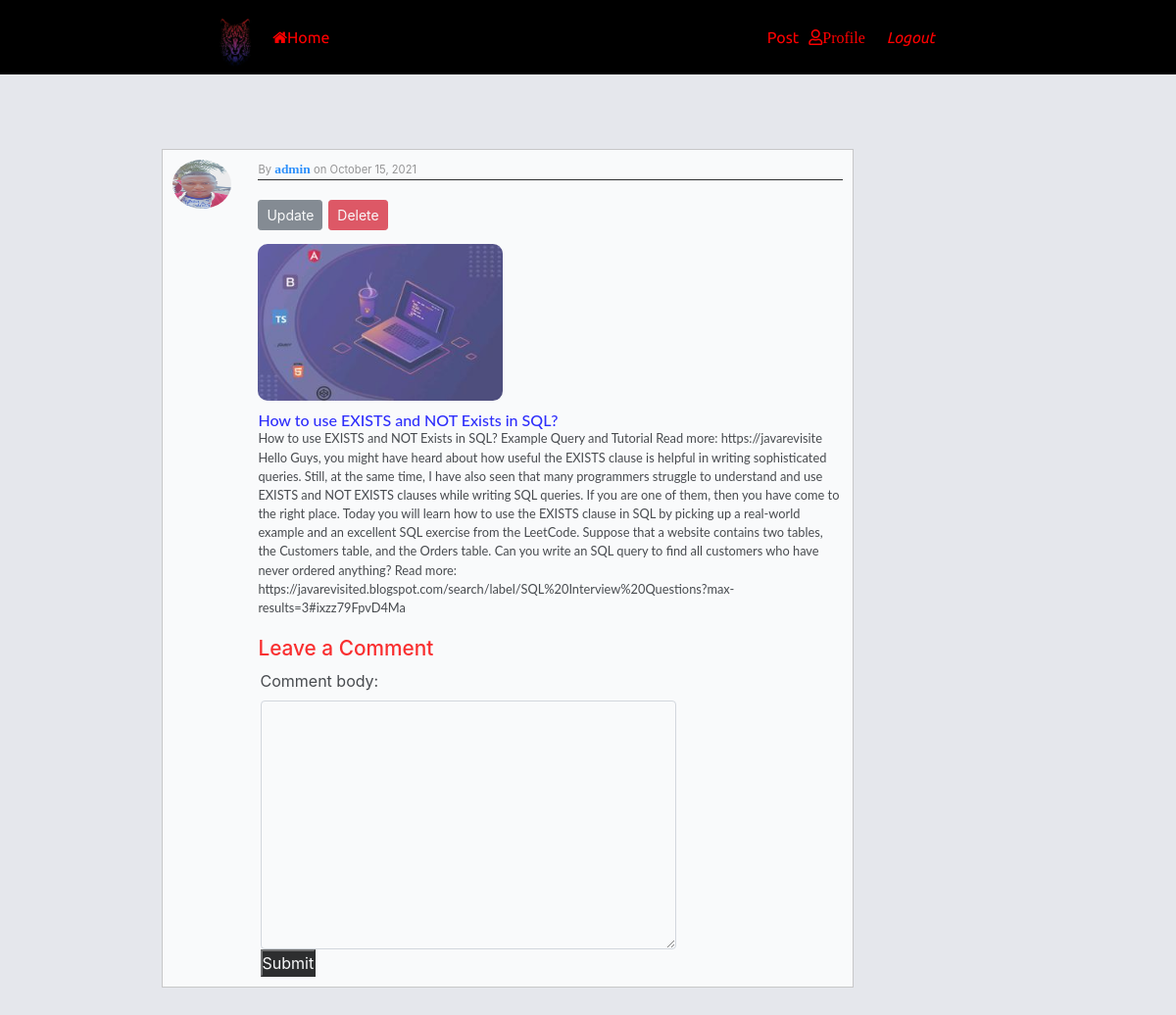
The page /posts/19/detail/ (signed in) on the database its author committed.
### posts/models.py (models this page shows, shortened)
class postmode(models.Model):
    image = models.ImageField(upload_to='myApp/posts/media/', null=False, blank=False)
    title = models.CharField(max_length=50)
    content = models.TextField()
    date_posted = models.DateTimeField(default=timezone.now)
    author = models.ForeignKey(User, on_delete=models.CASCADE)

### users/models.py (models this page shows, shortened)
class Profile(models.Model):
     user = models.OneToOneField(User, on_delete=models.CASCADE)
     image = models.ImageField(default='default.jpg', upload_to='profile_pics')

### posts/views.py (the view, shortened to what this page needs)
# urls.py: path('<int:id>/detail/', views.detail_view.as_view(), name='post-detail'),
class detail_view(LoginRequiredMixin, DetailView):
    model = postmode
    template_name = "post_detail.html"
    paginate_by = 7
    def get_object(self, queryset=None):
        id = self.kwargs.get("id")
        return get_object_or_404(postmode, id=id)
    def get_context_data(self, **kwargs):
        context = super().get_context_data(**kwargs)
        id = self.kwargs["id"]
        form = CommentForm()
        post = get_object_or_404(postmode, id=id)
        comments = post.comment_set.all()
        context['post'] = post
        context['comments'] = comments
        context['form'] = form
        return context

### posts/forms.py
class CommentForm(forms.ModelForm):
    class Meta:
        model = Comment
        fields = ('comment_body',)
        widgets = {
            'comment_body': forms.Textarea(attrs={'class': 'form-control'}),
        }
    def __init__(self, *args, **kwargs):
        super(CommentForm, self).__init__(*args, **kwargs)
        self.fields['comment_body'].widget.attrs.update({
            'autocomplete': 'off'
        })

### posts/templates/post_detail.html (shortened to what this page needs)
{% extends "post_base.html" %}
{% load static %}
{% block content %}
    <div class="second1">
        <img  width="40px;" src="{{ object.author.profile.image.url}}">
       <div class="second">
           <p> By <span><a href="{% url 'user-post' object.author.username %}">{{ object.author}}</a>
           </span>on {{ object.date_posted|date:"F d, Y" }}</p>
           <div class="tion">
              {% if object.author == user %}
                  <div style="display: flex; margin: 0 10px;">
                   <a class="btn btn-secondary btn-sm mt-1 mb-1"  href="{% url 'post-update' object.id %}">Update</a>
                   <a style="margin-left: 1%;" class="btn btn-danger btn-sm mt-1 mb-1"  href="{% url 'post-delete' object.id %}">Delete</a>
                 </div>
               {% endif %}
             <img style=" border-radius: 10px 10px;
                            height: 10rem;"     src="{{ object.image.url }}">
           </div>
           <h2>{{ object.title }}</h2>
        <div class="span1">{{ object.content }}</div>
           <h4 style=" margin-left: 10px; color: red; font-size: 1.3rem;">
             Leave a Comment
           </h4>
           <div class="cont">
             <form action="." autocomplete="off" method="POST">{% csrf_token %}
                 {{ form }}
                 <input style="background-color: black; color: white;" type="submit" name="Submit">
             </form>
           </div>
       </div>
    </div>
{% endblock %}

### posts/static/posts/main.css (style rules this page uses)
* { margin: 0; padding: 0; box-sizing: border-box; }
body { background: rgba(190, 197, 209, 0.4); }
.second1 { border: 1px solid silver; width: 80%; opacity: 0.8; margin-bottom: 20px; background: white; display: grid; grid-template-columns: 11% 89%; }
.second1 img { width: 60px; border-radius: 50%; height: 50px; margin: 10px; }
.second { margin: 10px; background: white; }
.second img { width: 250px; }
.second p { font-size: 0.7em; margin-left: 10px; color: grey; border-bottom: 1px solid black; }
.second h2 { margin: 10px; margin-top: 0; font-size: 1rem; color: blue; font-family: "lato", sans-serif; margin-bottom: 0; }
.second span { font-weight: bold; font-family: 'Caramel', cursive; font-size: 1.2em; color: red; margin-bottom: 0; }
.span1 { font-size: 0.8em; margin-left: 10px; font-family: "lato", sans-serif; margin-bottom: 20px; }
.cont { position: relative; left: 2%; width: 70%; }
.tion { display: flex; flex-direction: column; }
.tion img { width: 250px; }

### rows shown on the page
postmode: author.profile.image (picture), author "admin", date_posted "October 15, 2021", image (picture), title "How to use EXISTS and NOT Exists in SQL?", content "How to use EXISTS and NOT Exists in SQL? Example Query and Tutorial Read more: https://javarevisite Hello Guys, you might have heard about how useful the EXISTS clause is helpful in writing sophisticated queries. Still, at the same time, I have also seen that many programmers struggle to understand and use EXISTS and NOT EXISTS clauses while writing SQL queries. If you are one of them, then you have come to the right place. Today you will learn how to use the EXISTS clause in SQL by picking up a real-world example and an excellent SQL exercise from the LeetCode. Suppose that a website contains two tables, the Customers table, and the Orders table. Can you write an SQL query to find all…"
